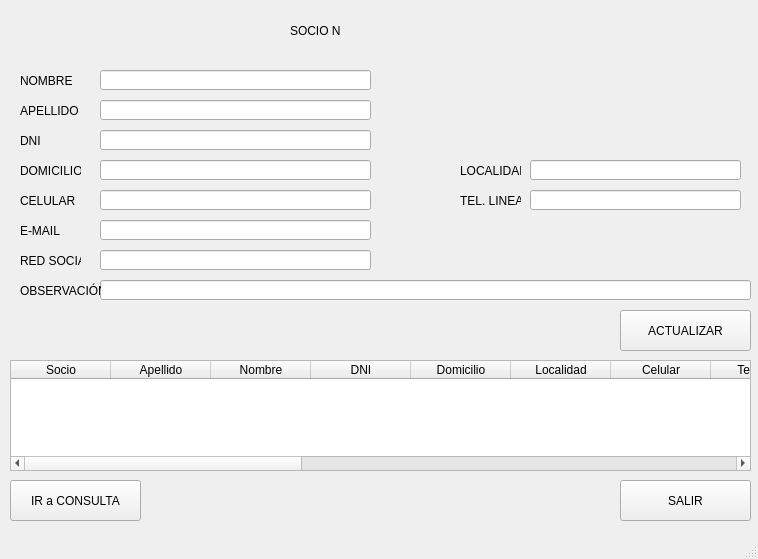
<?xml version="1.0" encoding="UTF-8"?>
<ui version="4.0">
 <class>MainWindow</class>
 <widget class="QMainWindow" name="MainWindow">
  <property name="geometry">
   <rect>
    <x>0</x>
    <y>0</y>
    <width>758</width>
    <height>559</height>
   </rect>
  </property>
  <property name="minimumSize">
   <size>
    <width>758</width>
    <height>559</height>
   </size>
  </property>
  <property name="maximumSize">
   <size>
    <width>758</width>
    <height>559</height>
   </size>
  </property>
  <property name="windowTitle">
   <string>- ACTUALIZAR -</string>
  </property>
  <widget class="QWidget" name="centralwidget">
   <widget class="QLineEdit" name="lineEditActualizaDomicilio">
    <property name="geometry">
     <rect>
      <x>100</x>
      <y>160</y>
      <width>271</width>
      <height>20</height>
     </rect>
    </property>
    <property name="inputMethodHints">
     <set>Qt::ImhUppercaseOnly</set>
    </property>
   </widget>
   <widget class="QLineEdit" name="lineEditActualizaLocalidad">
    <property name="geometry">
     <rect>
      <x>530</x>
      <y>160</y>
      <width>211</width>
      <height>20</height>
     </rect>
    </property>
    <property name="inputMethodHints">
     <set>Qt::ImhUppercaseOnly</set>
    </property>
   </widget>
   <widget class="QLineEdit" name="lineEditActualizaCelular">
    <property name="geometry">
     <rect>
      <x>100</x>
      <y>190</y>
      <width>271</width>
      <height>20</height>
     </rect>
    </property>
    <property name="inputMethodHints">
     <set>Qt::ImhDigitsOnly</set>
    </property>
   </widget>
   <widget class="QLabel" name="labelActualizaCelular">
    <property name="geometry">
     <rect>
      <x>20</x>
      <y>190</y>
      <width>61</width>
      <height>21</height>
     </rect>
    </property>
    <property name="text">
     <string>CELULAR</string>
    </property>
   </widget>
   <widget class="QLabel" name="labelActualizaTelLinea">
    <property name="geometry">
     <rect>
      <x>460</x>
      <y>190</y>
      <width>61</width>
      <height>21</height>
     </rect>
    </property>
    <property name="text">
     <string>TEL. LINEA</string>
    </property>
   </widget>
   <widget class="QLineEdit" name="lineEditActulizaNombre">
    <property name="geometry">
     <rect>
      <x>100</x>
      <y>70</y>
      <width>271</width>
      <height>20</height>
     </rect>
    </property>
    <property name="inputMethodHints">
     <set>Qt::ImhPreferUppercase|Qt::ImhUppercaseOnly</set>
    </property>
   </widget>
   <widget class="QLineEdit" name="lineEditActualizaTelLinea">
    <property name="geometry">
     <rect>
      <x>530</x>
      <y>190</y>
      <width>211</width>
      <height>20</height>
     </rect>
    </property>
    <property name="inputMethodHints">
     <set>Qt::ImhDigitsOnly</set>
    </property>
   </widget>
   <widget class="QLabel" name="labelActualizaEmail">
    <property name="geometry">
     <rect>
      <x>20</x>
      <y>220</y>
      <width>61</width>
      <height>21</height>
     </rect>
    </property>
    <property name="text">
     <string>E-MAIL</string>
    </property>
   </widget>
   <widget class="QLabel" name="labelActualizaApellido">
    <property name="geometry">
     <rect>
      <x>20</x>
      <y>100</y>
      <width>61</width>
      <height>21</height>
     </rect>
    </property>
    <property name="text">
     <string>APELLIDO</string>
    </property>
   </widget>
   <widget class="QLabel" name="labelActualizaNombre">
    <property name="geometry">
     <rect>
      <x>20</x>
      <y>70</y>
      <width>61</width>
      <height>21</height>
     </rect>
    </property>
    <property name="text">
     <string>NOMBRE</string>
    </property>
   </widget>
   <widget class="QLabel" name="labelActualizaRedSocial">
    <property name="geometry">
     <rect>
      <x>20</x>
      <y>250</y>
      <width>61</width>
      <height>21</height>
     </rect>
    </property>
    <property name="text">
     <string>RED SOCIAL</string>
    </property>
   </widget>
   <widget class="QLineEdit" name="lineEditActualizaApellido">
    <property name="geometry">
     <rect>
      <x>100</x>
      <y>100</y>
      <width>271</width>
      <height>20</height>
     </rect>
    </property>
    <property name="inputMethodHints">
     <set>Qt::ImhUppercaseOnly</set>
    </property>
   </widget>
   <widget class="QLineEdit" name="lineEditActualizaDNI">
    <property name="geometry">
     <rect>
      <x>100</x>
      <y>130</y>
      <width>271</width>
      <height>20</height>
     </rect>
    </property>
    <property name="inputMethodHints">
     <set>Qt::ImhDigitsOnly</set>
    </property>
   </widget>
   <widget class="QLabel" name="labelActualizaLocalidad">
    <property name="geometry">
     <rect>
      <x>460</x>
      <y>160</y>
      <width>61</width>
      <height>21</height>
     </rect>
    </property>
    <property name="text">
     <string>LOCALIDAD</string>
    </property>
   </widget>
   <widget class="QLineEdit" name="lineEditActualizaRedSocial">
    <property name="geometry">
     <rect>
      <x>100</x>
      <y>250</y>
      <width>271</width>
      <height>20</height>
     </rect>
    </property>
   </widget>
   <widget class="QLabel" name="labelActualizaDomicilio">
    <property name="geometry">
     <rect>
      <x>20</x>
      <y>160</y>
      <width>61</width>
      <height>21</height>
     </rect>
    </property>
    <property name="text">
     <string>DOMICILIO</string>
    </property>
   </widget>
   <widget class="QLineEdit" name="lineEditActualizaEmail">
    <property name="geometry">
     <rect>
      <x>100</x>
      <y>220</y>
      <width>271</width>
      <height>20</height>
     </rect>
    </property>
    <property name="inputMethodHints">
     <set>Qt::ImhEmailCharactersOnly</set>
    </property>
   </widget>
   <widget class="QLabel" name="labelActualizaDNI">
    <property name="geometry">
     <rect>
      <x>20</x>
      <y>130</y>
      <width>61</width>
      <height>21</height>
     </rect>
    </property>
    <property name="text">
     <string>DNI</string>
    </property>
   </widget>
   <widget class="QLineEdit" name="lineEditActualizaObservacion">
    <property name="geometry">
     <rect>
      <x>100</x>
      <y>280</y>
      <width>651</width>
      <height>20</height>
     </rect>
    </property>
   </widget>
   <widget class="QLabel" name="labelActualizaObservacion">
    <property name="geometry">
     <rect>
      <x>20</x>
      <y>280</y>
      <width>81</width>
      <height>21</height>
     </rect>
    </property>
    <property name="text">
     <string>OBSERVACIÓN</string>
    </property>
   </widget>
   <widget class="QLabel" name="label">
    <property name="geometry">
     <rect>
      <x>320</x>
      <y>370</y>
      <width>121</width>
      <height>21</height>
     </rect>
    </property>
    <property name="text">
     <string>DATOS ACTUALIZADOS</string>
    </property>
   </widget>
   <widget class="QPushButton" name="btnActualizaSalir">
    <property name="geometry">
     <rect>
      <x>620</x>
      <y>480</y>
      <width>131</width>
      <height>41</height>
     </rect>
    </property>
    <property name="text">
     <string>SALIR</string>
    </property>
   </widget>
   <widget class="QPushButton" name="btnActualizaSocio">
    <property name="geometry">
     <rect>
      <x>620</x>
      <y>310</y>
      <width>131</width>
      <height>41</height>
     </rect>
    </property>
    <property name="text">
     <string>ACTUALIZAR</string>
    </property>
   </widget>
   <widget class="QPushButton" name="btnActualizaVolver">
    <property name="geometry">
     <rect>
      <x>10</x>
      <y>480</y>
      <width>131</width>
      <height>41</height>
     </rect>
    </property>
    <property name="text">
     <string>IR a CONSULTA</string>
    </property>
   </widget>
   <widget class="QLabel" name="labelActuSocioNum">
    <property name="geometry">
     <rect>
      <x>290</x>
      <y>20</y>
      <width>51</width>
      <height>21</height>
     </rect>
    </property>
    <property name="text">
     <string>SOCIO N° </string>
    </property>
   </widget>
   <widget class="QLabel" name="labelActualizaMostrarSocio">
    <property name="geometry">
     <rect>
      <x>350</x>
      <y>20</y>
      <width>81</width>
      <height>21</height>
     </rect>
    </property>
    <property name="font">
     <font>
      <pointsize>9</pointsize>
      <weight>75</weight>
      <bold>true</bold>
     </font>
    </property>
    <property name="text">
     <string/>
    </property>
   </widget>
   <widget class="QTableWidget" name="tableWidgetActualizaSocio">
    <property name="geometry">
     <rect>
      <x>10</x>
      <y>360</y>
      <width>741</width>
      <height>111</height>
     </rect>
    </property>
    <property name="minimumSize">
     <size>
      <width>741</width>
      <height>111</height>
     </size>
    </property>
    <property name="styleSheet">
     <string notr="true"/>
    </property>
    <column>
     <property name="text">
      <string>Socio</string>
     </property>
    </column>
    <column>
     <property name="text">
      <string>Apellido</string>
     </property>
    </column>
    <column>
     <property name="text">
      <string>Nombre</string>
     </property>
    </column>
    <column>
     <property name="text">
      <string>DNI</string>
     </property>
    </column>
    <column>
     <property name="text">
      <string>Domicilio</string>
     </property>
    </column>
    <column>
     <property name="text">
      <string>Localidad</string>
     </property>
    </column>
    <column>
     <property name="text">
      <string>Celular</string>
     </property>
    </column>
    <column>
     <property name="text">
      <string>Tel. linea</string>
     </property>
    </column>
    <column>
     <property name="text">
      <string>E-Mail</string>
     </property>
    </column>
    <column>
     <property name="text">
      <string>Red Social</string>
     </property>
    </column>
    <column>
     <property name="text">
      <string>Observación</string>
     </property>
    </column>
    <column>
     <property name="text">
      <string>Cuota</string>
     </property>
    </column>
    <column>
     <property name="text">
      <string>Fecha Alta</string>
     </property>
    </column>
    <column>
     <property name="text">
      <string>Fecha Pago</string>
     </property>
    </column>
    <column>
     <property name="text">
      <string>Fecha Vence</string>
     </property>
    </column>
    <column>
     <property name="text">
      <string>Sexo</string>
     </property>
    </column>
    <column>
     <property name="text">
      <string>Actividad</string>
     </property>
    </column>
    <column>
     <property name="text">
      <string>Promo</string>
     </property>
    </column>
   </widget>
   <widget class="QLabel" name="labelActuaImagenLogo">
    <property name="geometry">
     <rect>
      <x>600</x>
      <y>30</y>
      <width>131</width>
      <height>101</height>
     </rect>
    </property>
    <property name="styleSheet">
     <string notr="true">border-image: url(:/imagenes/logo_orbis.jpg);</string>
    </property>
    <property name="text">
     <string/>
    </property>
    <property name="pixmap">
     <pixmap>logo_orbis.jpg</pixmap>
    </property>
   </widget>
  </widget>
  <widget class="QStatusBar" name="statusbar"/>
 </widget>
 <resources>
  <include location="imagenes.qrc"/>
 </resources>
 <connections/>
</ui>
